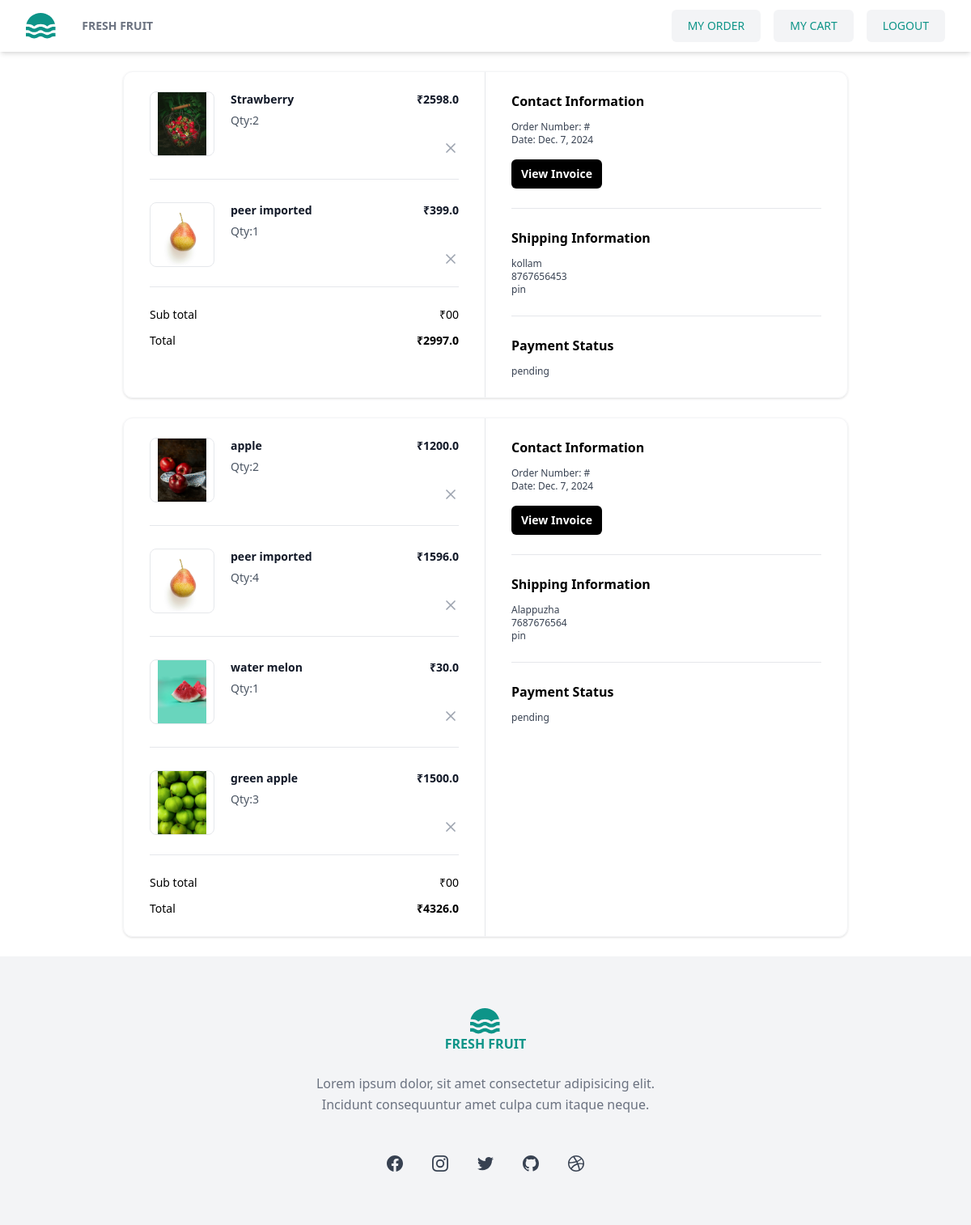
/orders/ (signed in), run on the app's committed database.
### store/models.py (models this page shows, shortened)
class BaseModel(models.Model):
    created_date=models.DateTimeField(auto_now_add=True)
    updated_date=models.DateTimeField(auto_now=True)
    is_active=models.BooleanField(default=True)

class OrderItem(BaseModel):
    order_object=models.ForeignKey(
                                   Order,on_delete=models.CASCADE,
                                   related_name="orderitems"
                                   )
    product_object=models.ForeignKey(Product,on_delete=models.CASCADE)
    quantity=models.PositiveIntegerField(default=1)
    price=models.FloatField()
    @property
    def item_total(self):
        return self.price*self.quantity

class Product(BaseModel):
    title=models.CharField(max_length=200)
    description=models.TextField()
    price=models.PositiveIntegerField()
    picture=models.ImageField(upload_to="product_images",null=True,blank=True)
    Varieties_object=models.ForeignKey(Varieties,on_delete=models.CASCADE,default=None)

class Order(BaseModel):
    customer=models.ForeignKey(User,on_delete=models.CASCADE,related_name="orders")
    address=models.TextField()
    phone=models.CharField(max_length=20)
    PAYMENT_OPTIONS=(
        ("COD","COD"),
        ("ONLINE","ONLINE")
    )
    payment_method=models.CharField(max_length=15,choices=PAYMENT_OPTIONS,default="COD")
    is_paid=models.BooleanField(default=False)
    def order_total(self):
        total=sum([oi.item_total for oi in self.orderitems.all()])
        return total

class BaseModel(models.Model):
    created_date=models.DateTimeField(auto_now_add=True)
    updated_date=models.DateTimeField(auto_now=True)
    is_active=models.BooleanField(default=True)

### store/views.py (the view)
# urls.py: path('orders/',views.OrderSummeryView.as_view(),name="order-summary"),
class OrderSummeryView(View):
    template_name="order_summery.html"
    def get(self,request,*args,**kwargs):
        qs=request.user.orders.all().order_by("-created_date")
        return render (request,self.template_name,{"orders":qs})

### store/templates/order_summery.html (shortened to what this page needs)
{%extends 'base.html'%}
{%block main_block%}
{%for o in orders%}
<div class="mx-auto my-4 max-w-4xl md:my-6">
    <div class="overflow-hidden rounded-xl border border-gray-100 shadow">
      <div class="grid grid-cols-1 md:grid-cols-2">
        <div class="px-5 py-6 md:border-r md:border-r-gray-200 md:px-8">
          <div class="flow-root">
            <ul class="-my-7 divide-y divide-gray-200">
              {%for oi in o.orderitems.all%}
              <li class="flex items-stretch justify-between space-x-5 py-7">
                <div class="flex flex-1 items-stretch">
                  <div class="flex-shrink-0">
                  {%if oi.product_object.picture%}
                  <img
                  class="h-20 w-20 rounded-lg border border-gray-200 object-contain"
                  src="{{oi.product_object.picture.url}}"
                  alt="https://static.nike.com/a/images/c_limit,w_592,f_auto/t_product_v1/54a510de-a406-41b2-8d62-7f8c587c9a7e/air-force-1-07-lv8-shoes-9KwrSk.png"
                />
                  {%else%}
                  <img
                  class="h-20 w-20 rounded-lg border border-gray-200 object-contain"
                  src="https://static.nike.com/a/images/c_limit,w_592,f_auto/t_product_v1/54a510de-a406-41b2-8d62-7f8c587c9a7e/air-force-1-07-lv8-shoes-9KwrSk.png"
                />
                  {%endif%}
                  </div>
                  <div class="ml-5 flex flex-col justify-between">
                    <div class="flex-1">
                      <p class="text-sm font-bold text-gray-900">
                       {{oi.product_object.title}}
                      </p>
                      <p class="mt-1.5 text-sm font-medium text-gray-600">
                       Qty:{{oi.quantity}}
                       </p>
                    </div>
                  </div>
                </div>
                <div class="ml-auto flex flex-col items-end justify-between">
                  <p class="text-right text-sm font-bold text-gray-900">
                    ₹{{oi.item_total}}
                  </p>
                  <button
                    type="button"
                    class="-m-2 inline-flex rounded p-2 text-gray-400 transition-all duration-200 hover:text-gray-900 focus:outline-none focus:ring-2 focus:ring-gray-900 focus:ring-offset-2"
                  >
                    <svg
                      xmlns="http://www.w3.org/2000/svg"
                      width="24"
                      height="24"
                      viewBox="0 0 24 24"
                      fill="none"
                      stroke="currentColor"
                      stroke-width="2"
                      stroke-linecap="round"
                      stroke-linejoin="round"
                      class="h-5 w-5"
                    >
                      <line x1="18" y1="6" x2="6" y2="18"></line>
                      <line x1="6" y1="6" x2="18" y2="18"></line>
                    </svg>
                  </button>
                </div>
              </li>
              {%endfor%}
            </ul>
            <hr class="mt-6 border-gray-200" />
            <ul class="mt-6 space-y-3">
              <li class="flex items-center justify-between">
                <p class="text-sm font-medium">Sub total</p>
                <p class="text-sm font-medium">₹00</p>
              </li>
              <li class="flex items-center justify-between">
                <p class="text-sm font-medium ">Total</p>
                <p class="text-sm font-bold ">₹{{o.order_total}}</p>
              </li>
            </ul>
          </div>
        </div>
        <div class="px-5 py-6 md:px-8">
          <div class="flow-root">
            <div class="-my-6 divide-y divide-gray-200">
              <div class="py-6">
                <h2 class="text-base font-bold text-black">
                  Contact Information
                </h2>
                <p class="fontmedium mt-3 text-xs text-gray-700">
                  Order Number: #{{o.order_id}}
                </p>
                <p class="text-xs font-medium text-gray-700">
                  Date: {{o.created_date|date}}
                </p>
                <button
                  type="button"
                  class="mt-4 rounded-md bg-black px-3 py-2 text-sm font-semibold text-white shadow-sm hover:bg-black/80 focus-visible:outline focus-visible:outline-2 focus-visible:outline-offset-2 focus-visible:outline-black"
                >
                  View Invoice
                </button>
              </div>
              <div class="py-6">
                <h2 class="mb-2 text-base font-bold text-black">
                  Shipping Information
                </h2>
                <p class="mt-3 text-xs font-medium text-gray-700">{{o.address}}</p>
                <p class="text-xs font-medium text-gray-700">
                    {{o.phone}}
                </p>
                <p class="text-xs font-medium text-gray-700">pin</p>
              </div>
              <div class="py-6">
                <h2 class="text-base font-bold text-black">
                  Payment Status
                </h2>
                <p class="mt-3 text-xs font-medium text-gray-700">
                  {%if o.is_paid%}
                        completed
                  {%else%}
                    pending
                  {%endif%}
                </p>
              </div>
            </div>
          </div>
        </div>
      </div>
    </div>
  </div>
{%endfor%}
{%endblock%}

### data on the page
Order: order_total "2997.0", created_date "Dec. 7, 2024", address "kollam", phone "8767656453", is_paid "pending"
OrderItem: product_object.picture (picture), product_object "Strawberry", quantity "2", item_total "2598.0"
OrderItem: product_object.picture (picture), product_object "peer imported", quantity "1", item_total "399.0"
Order: order_total "4326.0", created_date "Dec. 7, 2024", address "Alappuzha", phone "7687676564", is_paid "pending"
OrderItem: product_object.picture (picture), product_object "apple", quantity "2", item_total "1200.0"
OrderItem: product_object.picture (picture), product_object "peer imported", quantity "4", item_total "1596.0"
OrderItem: product_object.picture (picture), product_object "water melon", quantity "1", item_total "30.0"
OrderItem: product_object.picture (picture), product_object "green apple", quantity "3", item_total "1500.0"
